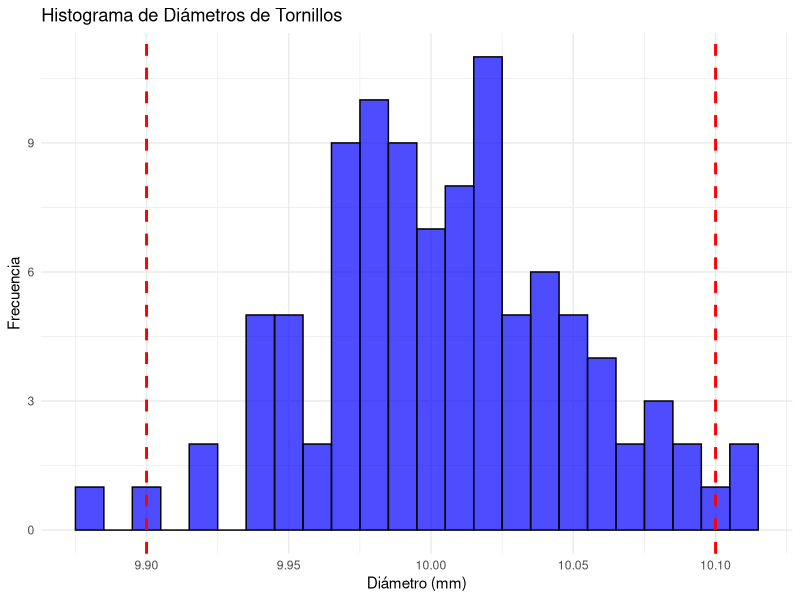
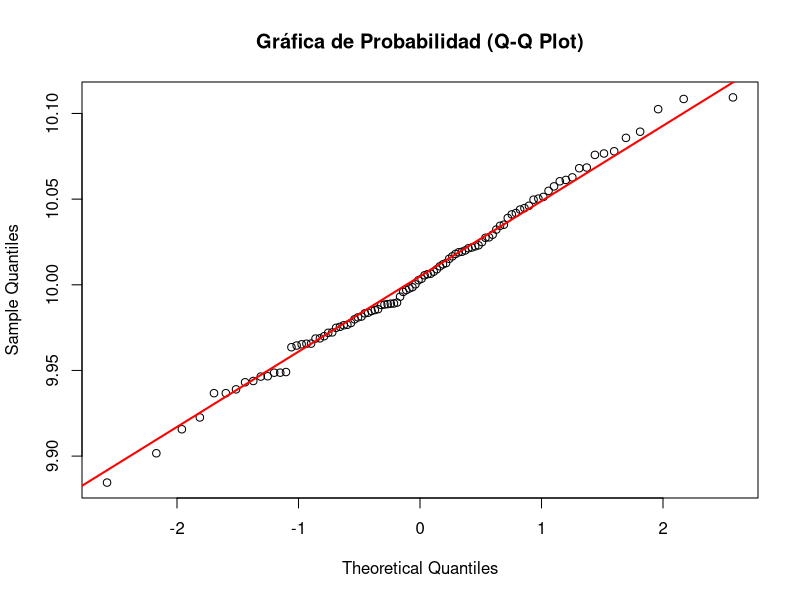
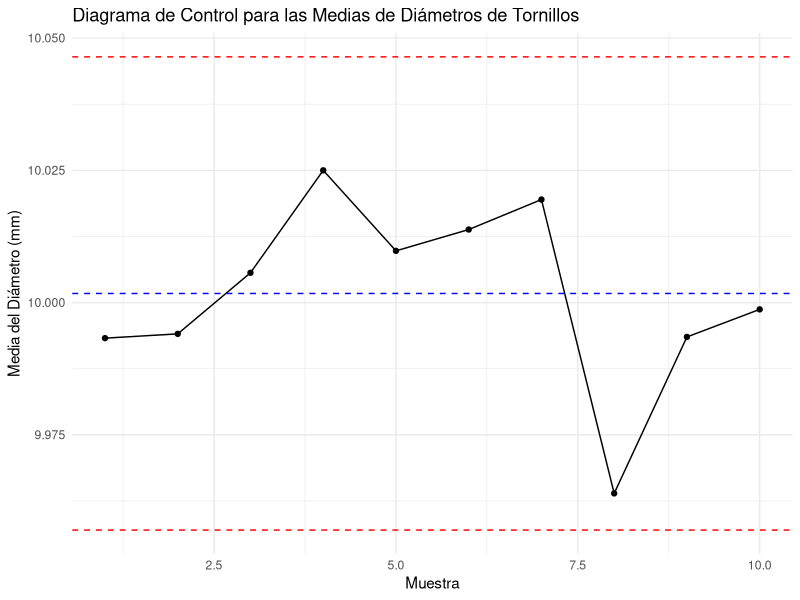
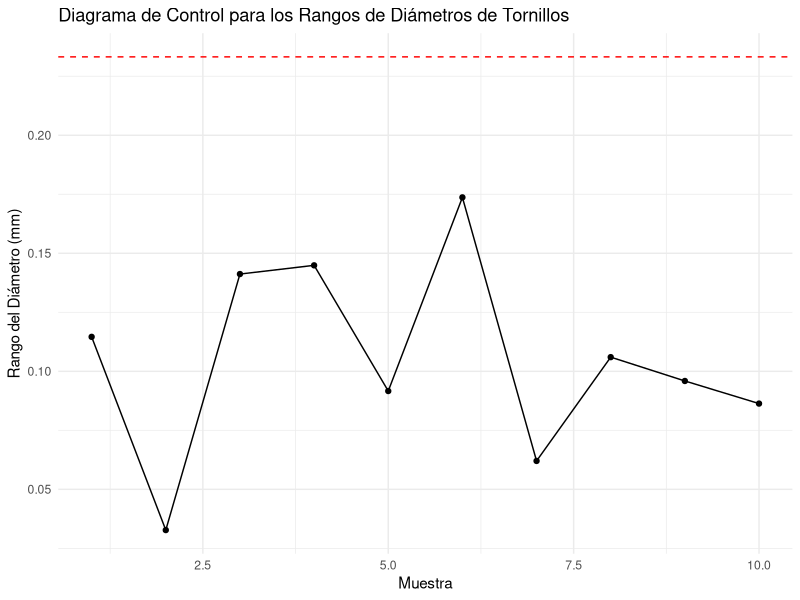
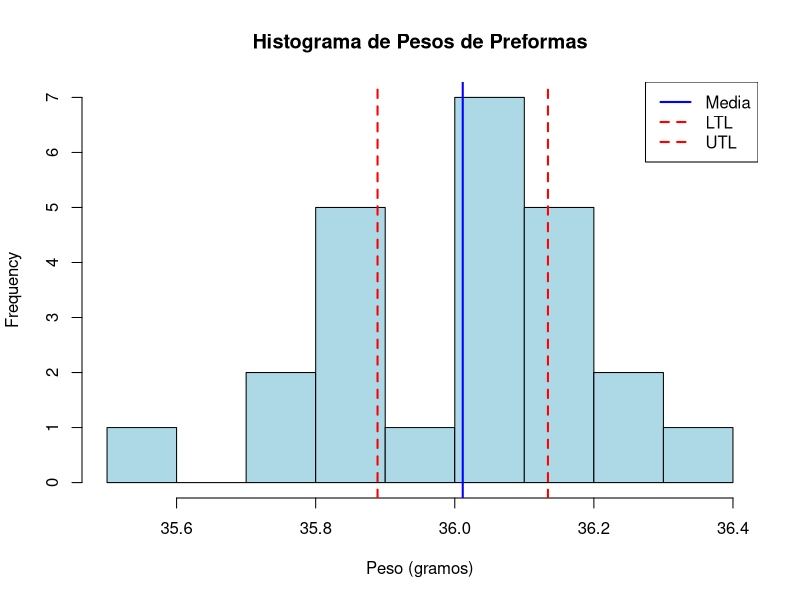
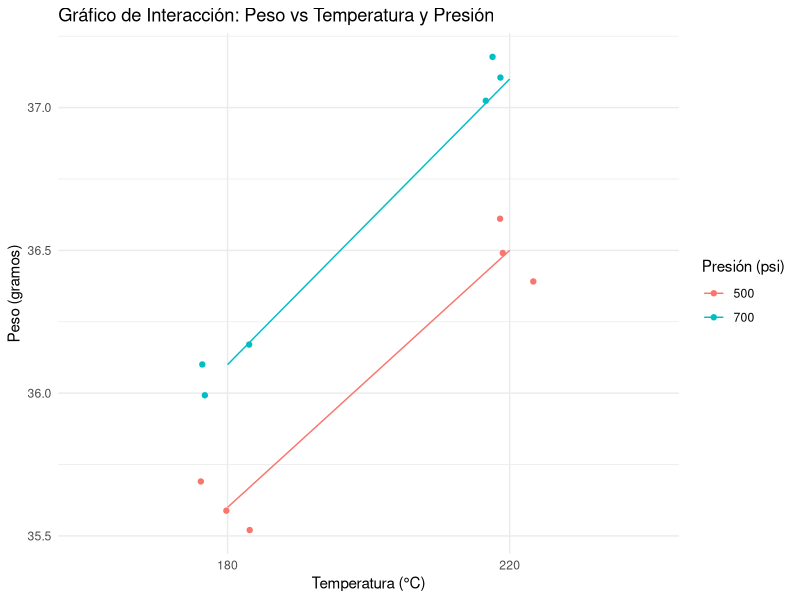

Write the R code that produced these figures, in order.
#################### indice de capacidad de proceso (Cp)################
#Imaginemos que estamos trabajando en una fábrica de botellas de plástico, 
#donde el diámetro de la boca de las botellas debe estar dentro de un rango específico 
#para asegurar que las tapas encajen correctamente.

# Definir los parámetros
LIL <- 28  # Límite inferior de especificación
LUS <- 32  # Límite superior de especificación
desviacion_estandar <- 1  # Desviación estándar

# Calcular el índice de capacidad del proceso (Cp)
Cp <- (LUS - LIL) / (6 * desviacion_estandar)

# Mostrar el resultado
cat("El índice de capacidad del proceso (Cp) es:", Cp, "\n")

#un índice de capacidad del proceso (Cp) de 0.67 sugiere que el proceso de fabricación 
#de botellas de plástico necesita atención y mejoras significativas para garantizar 
#que los productos cumplan consistentemente con las especificaciones. 
#Esto es crucial para mantener la calidad del producto y la satisfacción del cliente.



#################### indice de capacidad de proceso (Cpk)##################
#El helado que se sirve en una heladería debe estar a una temperatura 
#entre -15 °C y -35 °C. El proceso de refrigeración que mantiene la temperatura 
#tiene una desviación estándar (DE) de 2 °C. Y el valor medio de esta temperatura 
#es de -25 °C. Con estos datos, obtenga el índice de capacidad de proceso (ICP) 
#para este proceso.


# Definir los parámetros
media <- -25  # Media de la temperatura
desviacion_estandar <- 2  # Desviación estándar
limite_inferior <- -35  # Límite inferior
limite_superior <- -15  # Límite superior

# Calcular el índice de capacidad de proceso (ICP)
ICP <- (limite_superior - limite_inferior) / (6 * desviacion_estandar)

# Mostrar el resultado
cat("El índice de capacidad de proceso (ICP) es:", ICP, "\n")

#el valor de Cpk es mayor a 1, esto sugiere que el proceso es capaz de mantener 
#la temperatura del helado dentro de los límites especificados, lo que es deseable 
#para garantizar la calidad del producto.


#################### indice de capacidad de proceso (Cpm) #####################

#Supongamos que estamos fabricando un componente que debe tener un diámetro entre 10 mm y 12 mm.
#La media del proceso es de 11 mm, la desviación estándar es de 0.5 mm, y el objetivo 
#es que el diámetro sea exactamente 11 mm.

# Definir los parámetros
LIL <- 10  # Límite inferior
LUS <- 12  # Límite superior
media <- 11  # Media del proceso
desviacion_estandar <- 0.5  # Desviación estándar
objetivo <- 11  # Valor objetivo

# Calcular la variación total
variacion_total <- desviacion_estandar^2 + (media - objetivo)^2

# Calcular Cpm
Cpm <- (LUS - LIL) / (6 * sqrt(variacion_total))

# Mostrar el resultado
cat("El índice de capacidad del proceso (Cpm) es:", Cpm, "\n")

#Un valor de Cpm de aproximadamente 0.67 indica que el proceso tiene una capacidad moderada 
#para cumplir con el objetivo y los límites de especificación.
#Un valor de Cpm mayor a 1 sería deseable, ya que indicaría que el proceso es capaz de 
#producir dentro de las especificaciones y cerca del objetivo.

#################### intervalos de confianza para indices de capacidad###########


#Supongamos que estamos trabajando con un proceso de fabricación de tornillos, 
#donde los límites de especificación son 9.9 mm y 10.1 mm, la media del diámetro es de 10.0 mm 
#y la desviación estándar es de 0.05 mm.

# Definir los parámetros
LIL <- 9.9  # Límite inferior de especificación
LUS <- 10.1  # Límite superior de especificación
desviacion_estandar <- 0.05  # Desviación estándar
n <- 30  # Tamaño de la muestra

# Calcular el índice de capacidad del proceso (Cp)
Cp <- (LUS - LIL) / (6 * desviacion_estandar)

# Calcular el Error Estándar (SE)
SE_Cp <- (6 * desviacion_estandar) / sqrt(n)

# Valor crítico Z para un nivel de confianza del 95%
Z <- 1.96

# Calcular el intervalo de confianza para Cp
IC_Cp_lower <- Cp - Z * SE_Cp
IC_Cp_upper <- Cp + Z * SE_Cp

# Mostrar los resultados
cat("El índice de capacidad del proceso (Cp) es:", Cp, "\n")
cat("El intervalo de confianza al 95% para Cp es: [", IC_Cp_lower, ", ", IC_Cp_upper, "]\n")

#La información proporcionada por el intervalo de confianza permite a los 
#gerentes y responsables de calidad tomar decisiones informadas sobre la capacidad 
#del proceso. Un intervalo que no incluye valores menores a 1 indica que el proceso 
#está bien controlado y cumple con los estándares de calidad.

#################### Análisis de Capacidad Utilizando un Histograma #####################

#Vamos a realizar un análisis de capacidad utilizando un histograma para visualizar 
#la distribución de los diámetros de tornillos producidos en una fábrica. 
#Supongamos que hemos tomado una muestra de 100 tornillos y hemos medido sus diámetros. 
#Los límites de especificación son 9.9 mm y 10.1 mm.
#sigue una distribución normal con una media de 10.0 mm y una desviación 
#estándar de 0.05 mm.

# Cargar las librerías necesarias
library(ggplot2)

# Establecer la semilla para reproducibilidad
set.seed(123)

# Generar datos simulados para los diámetros de los tornillos
n <- 100  # Tamaño de la muestra
media <- 10.0  # Media del diámetro
desviacion_estandar <- 0.05  # Desviación estándar

# Generar la muestra
diametros <- rnorm(n, mean = media, sd = desviacion_estandar)

# Crear un histograma utilizando ggplot2
histograma <- ggplot(data = data.frame(diametros = diametros), aes(x = diametros)) +
  geom_histogram(binwidth = 0.01, fill = "blue", color = "black", alpha = 0.7) +
  geom_vline(aes(xintercept = 9.9), color = "red", linetype = "dashed", size = 1) +
  geom_vline(aes(xintercept = 10.1), color = "red", linetype = "dashed", size = 1) +
  labs(title = "Histograma de Diámetros de Tornillos",
       x = "Diámetro (mm)",
       y = "Frecuencia") +
  theme_minimal()

# Mostrar el histograma

print(histograma)

# Calcular y mostrar el índice Cp
LIL <- 9.9  # Límite inferior de especificación
LUS <- 10.1  # Límite superior de especificación
Cp <- (LUS - LIL) / (6 * desviacion_estandar)
cat("El índice de capacidad del proceso (Cp) es:", Cp, "\n")

#El histograma proporciona una visualización clara de la distribución de los diámetros 
#de los tornillos. Puedes observar cómo se distribuyen los datos en relación 
#con los límites de especificación. Si la mayoría de los datos se encuentran 
#dentro de los límites y la forma del histograma es aproximadamente simétrica, 
#esto indica que el proceso está bien controlado.


############ Análisis de Capacidad Utilizando un una Gráfica de Probabilidad #############

#evaluar si los diámetros de los tornillos producidos en una fábrica siguen una 
#distribución normal. tomado una muestra de 100 tornillos y hemos medido sus diámetros.
#generaremos datos simulados con una media de 10.0 mm y una desviación estándar de 0.05 mm.

# Cargar las librerías necesarias
library(ggplot2)

# Establecer la semilla para reproducibilidad
set.seed(123)

# Generar datos simulados para los diámetros de los tornillos
n <- 100  # Tamaño de la muestra
media <- 10.0  # Media del diámetro
desviacion_estandar <- 0.05  # Desviación estándar

# Generar la muestra
diametros <- rnorm(n, mean = media, sd = desviacion_estandar)

# Crear una gráfica de probabilidad (Q-Q plot)
qqnorm(diametros, main = "Gráfica de Probabilidad (Q-Q Plot)")
qqline(diametros, col = "red", lwd = 2)  # Línea de referencia

# Calcular y mostrar el índice Cp
LIL <- 9.9  # Límite inferior de especificación
LUS <- 10.1  # Límite superior de especificación
Cp <- (LUS - LIL) / (6 * desviacion_estandar)
cat("El índice de capacidad del proceso (Cp) es:", Cp, "\n")

#Si los puntos se alinean cerca de la línea roja, esto indica que los datos siguen 
#una distribución normal. Si hay desviaciones significativas, esto sugiere que los 
#datos no son normalmente distribuidos.

############ Análisis de Capacidad de Proceso Utilizando Diagramas de Control##############

#Monitorear la variabilidad en los diámetros de tornillos producidos en una fábrica. 
#hemos tomado varias muestras de 5 tornillos cada una y hemos medido sus diámetros. 
#Los límites de especificación son 9.9 mm y 10.1 mm. 
#siguen una distribución normal con una media de 10.0 mm y una desviación estándar de 0.05 mm. 
#Tomaremos 10 muestras de 5 tornillos cada una.

# Cargar las librerías necesarias
library(ggplot2)
library(dplyr)

# Establecer la semilla para reproducibilidad
set.seed(123)

# Parámetros del proceso
n_muestras <- 10  # Número de muestras
tamaño_muestra <- 5  # Tamaño de cada muestra
media <- 10.0  # Media del diámetro
desviacion_estandar <- 0.05  # Desviación estándar

# Generar datos simulados
diametros <- matrix(rnorm(n_muestras * tamaño_muestra, mean = media, sd = desviacion_estandar), 
                    nrow = n_muestras, ncol = tamaño_muestra)

# Calcular las medias y rangos de cada muestra
medias <- rowMeans(diametros)
rangos <- apply(diametros, 1, function(x) max(x) - min(x))

# Calcular la media de las medias y la media de los rangos
media_general <- mean(medias)
rango_promedio <- mean(rangos)

# Calcular los límites de control
LCL_media <- media_general - 2 * (desviacion_estandar / sqrt(tamaño_muestra))
UCL_media <- media_general + 2 * (desviacion_estandar / sqrt(tamaño_muestra))
LCL_rango <- 0  # Límite inferior del rango no puede ser negativo
UCL_rango <- 2.223 * rango_promedio  # Aproximación para n=5

# Crear un data frame para graficar
resultados <- data.frame(Muestra = 1:n_muestras, Media = medias, Rango = rangos)

# Gráfico de control para las medias
ggplot(resultados, aes(x = Muestra, y = Media)) +
  geom_point() +
  geom_line() +
  geom_hline(yintercept = media_general, color = "blue", linetype = "dashed") +
  geom_hline(yintercept = UCL_media, color = "red", linetype = "dashed") +
  geom_hline(yintercept = LCL_media, color = "red", linetype = "dashed") +
  labs(title = "Diagrama de Control para las Medias de Diámetros de Tornillos",
       x = "Muestra",
       y = "Media del Diámetro (mm)") +
  theme_minimal()

# Gráfico de control para los rangos
ggplot(resultados, aes(x = Muestra, y = Rango)) +
  geom_point() +
  geom_line() +
  geom_hline(yintercept = UCL_rango, color = "red", linetype = "dashed") +
  labs(title = "Diagrama de Control para los Rangos de Diámetros de Tornillos",
       x = "Muestra",
       y = "Rango del Diámetro (mm)") +
  theme_minimal()

# Si alguno de los puntos en los gráficos de control cae fuera de los límites de control, 
#esto indica que el proceso puede estar fuera de control y se deben investigar las causas.


#Si los gráficos muestran que el proceso está bajo control, se puede proceder a 
#calcular los índices de capacidad del proceso (Cp, Cpk) para evaluar la capacidad 
#del proceso.





############ Estimación de los Límites de Tolerancia Natural de un Proceso #################

"En una empresa que manufactura piezas de inyección de plástico se
proyecta la producción de una nueva pieza. Son varias sus características de calidad:
  peso de la preforma, contenido, resistencia, etc. Por ello, con la idea de tener
información para establecer las tolerancias se produce, a manera de prueba, un
pequeño lote de 30 piezas. A continuación se muestran los datos del peso (en gramos)
de las preformas."


# Datos del peso de las preformas
pesos <- c(35.513, 35.903, 36.084, 35.848,
           35.736, 36.302, 36.041, 36.095,
           36.056, 35.897, 36.297, 35.757,
           36.104, 36.102, 36.022, 35.891,
           35.863, 36.084, 36.252, 36.124,
           36.194, 35.880, 36.089, 36.141)

# Calcular la media y la desviación estándar
media <- mean(pesos)
desviacion_estandar <- sd(pesos)

# Parámetros del análisis
n <- length(pesos)  # Tamaño de la muestra
K <- 3.170  # Valor de K(90, 99)

# Estimación de los límites de tolerancia natural
LTL <- media - K * (desviacion_estandar / sqrt(n))  # Límite inferior
UTL <- media + K * (desviacion_estandar / sqrt(n))  # Límite superior

# Mostrar resultados
cat("Media de la muestra:", media, "\n")
cat("Desviación estándar de la muestra:", desviacion_estandar, "\n")
cat("Límite inferior de tolerancia natural (LTL):", LTL, "\n")
cat("Límite superior de tolerancia natural (UTL):", UTL, "\n")

# Graficar los resultados
hist(pesos, breaks = 10, main = "Histograma de Pesos de Preformas",
     xlab = "Peso (gramos)", col = "lightblue", border = "black")
abline(v = media, col = "blue", lwd = 2)  # Media
abline(v = LTL, col = "red", lwd = 2, lty = 2)  # Límite inferior
abline(v = UTL, col = "red", lwd = 2, lty = 2)  # Límite superior
legend("topright", legend = c("Media", "LTL", "UTL"), 
       col = c("blue", "red", "red"), lty = c(1, 2, 2), lwd = 2)

"De esta manera, con una confianza de 90%, el 99% de la distribución del peso de la
preforma de la pieza se encuentra entre 35,4239 y 36,6096 g. Por lo que estos límites
y las necesidades funcionales del producto pueden ser usados como información por
el diseñador del producto para establecer las especificaciones."


############ Análisis de Capacidad de Procesos Usando Experimento Diseñados #########

"evaluar cómo diferentes factores afectan el peso de piezas de inyección de plástico. 

estamos interesados en dos factores: la temperatura de inyección y la presión de inyección.

hemos realizado un experimento con dos niveles para cada factor (bajo y alto) 
y hemos medido el peso de las piezas resultantes. Los datos son los siguientes:

Temperatura de inyección: 180 °C (bajo), 220 °C (alto)
Presión de inyección: 500 psi (bajo), 700 psi (alto)

datos:
180, 500: 35.5, 35.7, 35.6
180, 700: 36.0, 36.1, 36.2
220, 500: 36.5, 36.4, 36.6
220, 700: 37.0, 37.1, 37.2
"
# Cargar las librerías necesarias
library(ggplot2)
library(dplyr)
library(tidyr)

# Crear un data frame con los datos del experimento
data <- data.frame(
  Temperatura = rep(c(180, 220), each = 6),
  Presion = rep(c(500, 500, 500, 700, 700, 700), times = 2),
  Peso = c(35.5, 35.7, 35.6, 36.0, 36.1, 36.2,
           36.5, 36.4, 36.6, 37.0, 37.1, 37.2)
)

# Resumen de los datos
summary_data <- data %>%
  group_by(Temperatura, Presion) %>%
  summarise(Media = mean(Peso), Desviacion = sd(Peso), .groups = 'drop')

# Mostrar el resumen
print(summary_data)

# Análisis de varianza (ANOVA)
anova_result <- aov(Peso ~ Temperatura * Presion, data = data)
summary(anova_result)

# Gráfico de interacción
interaction_plot <- ggplot(data, aes(x = factor(Temperatura), y = Peso, color = factor(Presion))) +
  geom_point(position = position_jitter(width = 0.1)) +
  geom_line(stat = "summary", fun = mean, aes(group = factor(Presion))) +
  labs(title = "Gráfico de Interacción: Peso vs Temperatura y Presión",
       x = "Temperatura (°C)",
       y = "Peso (gramos)",
       color = "Presión (psi)") +
  theme_minimal()

# Mostrar el gráfico de interacción
print(interaction_plot)

# Calcular los límites de tolerancia natural para el peso
media_global <- mean(data$Peso)
desviacion_global <- sd(data$Peso)
n <- nrow(data)
K <- 3.170  # Valor de K(90, 99) como ejemplo

LSTN <- media_global + K * (desviacion_global / sqrt(n))  # Límite Superior
LISTN <- media_global - K * (desviacion_global / sqrt(n))  # Límite Inferior

# Mostrar límites de tolerancia
cat("Límite Superior de Tolerancia Natural (LSTN):", LSTN, "\n")
cat("Límite Inferior de Tolerancia Natural (LISTN):", LISTN, "\n")

" El resultado del análisis de varianza nos indica si hay diferencias significativas 
en el peso de las piezas debido a los factores de temperatura y presión. 
Un valor p menor a 0.05 sugiere que al menos uno de los factores tiene un efecto 
significativo."

